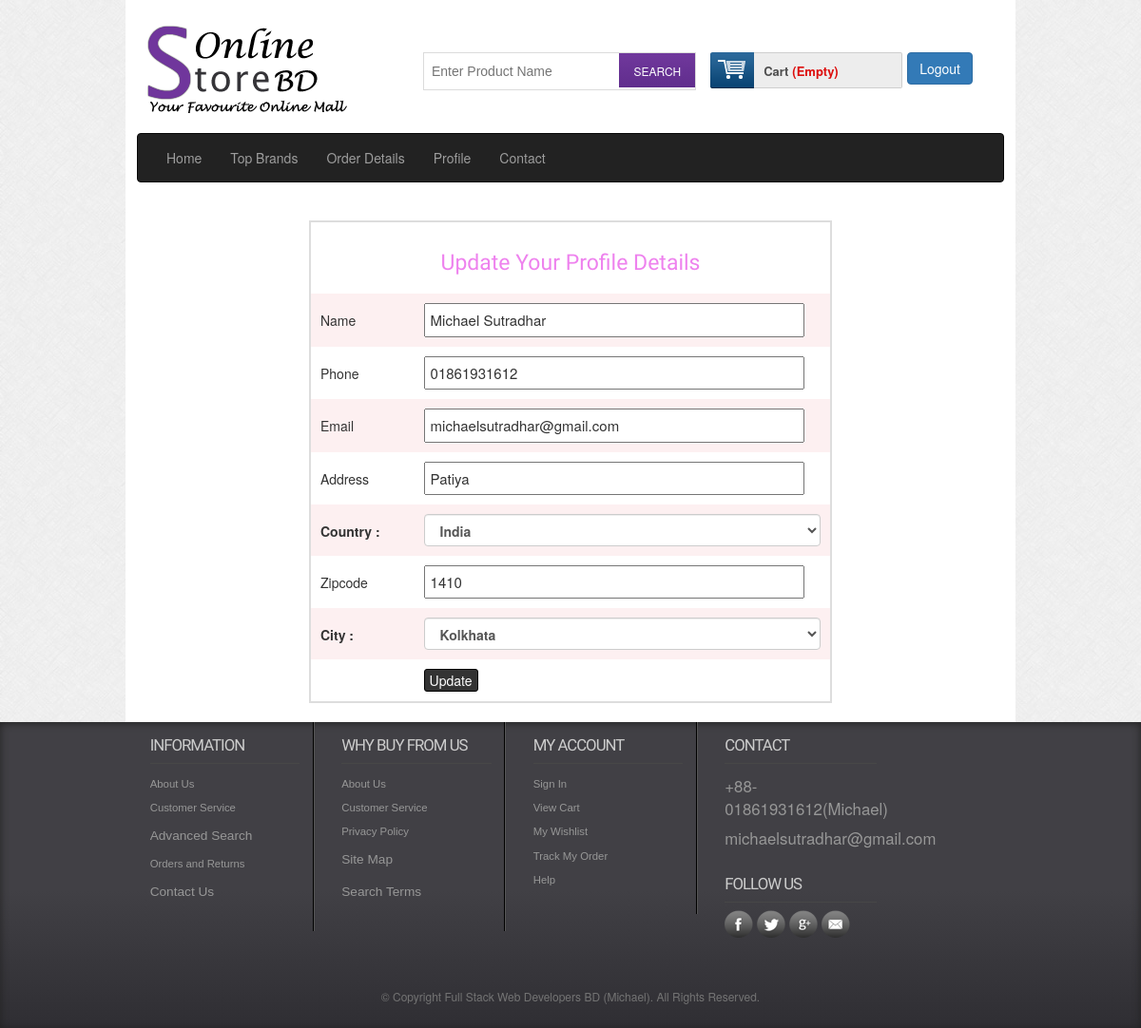
The page /shop/editprofile.php (signed in) on the database its author committed.
### tables this page shows
CREATE TABLE `tbl_customer` (
  `id` int(11) NOT NULL,
  `name` varchar(255) NOT NULL,
  `address` text NOT NULL,
  `city` varchar(30) NOT NULL,
  `country` varchar(30) NOT NULL,
  `zip` varchar(30) NOT NULL,
  `phone` varchar(30) NOT NULL,
  `email` varchar(255) NOT NULL,
  `password` varchar(32) NOT NULL,
  `status` int(11) NOT NULL DEFAULT '0'
);

CREATE TABLE `tbl_country` (
  `country_id` int(11) NOT NULL,
  `countryName` varchar(255) NOT NULL
);

CREATE TABLE `tbl_city` (
  `city_id` int(11) NOT NULL,
  `cityName` varchar(255) NOT NULL,
  `country_id` int(11) NOT NULL
);

### shop/classes/Customer.php (called while the page is built, shortened)
<?php
    $filepath = realpath(dirname(__FILE__));
    include_once ($filepath.'/../lib/Database.php');
?>
<?php
class Customer{
    private $db;
    public function __construct() {
        $this->db = new Database();
    }
     public function getAllCountry() {
        $query = "SELECT * FROM tbl_country";
        $result = $this->db->select($query);
        return $result;
    }
     public function getAllCity() {
        $query = "SELECT * FROM tbl_city";
        $result = $this->db->select($query);
        return $result;
    }
    public function customerData($id){
        $query = "SELECT cust.*,c.countryName,ci.cityName
                  FROM tbl_customer as cust,tbl_country as c,tbl_city as ci
                  WHERE cust.country = c.country_id AND cust.city = ci.city_id
                  AND id = '$id'";
        $result = $this->db->select($query);
        return $result;
    }
}

### shop/lib/Database.php (called while the page is built, shortened)
<?php
Class Database{
 public $host   = DB_HOST;
 public $user   = DB_USER;
 public $pass   = DB_PASS;
 public $dbname = DB_NAME;
 public $link;
private function connectDB(){
 $this->link = new mysqli($this->host, $this->user, $this->pass,
  $this->dbname);
 }
public function select($query){
  $result = $this->link->query($query) or
   die($this->link->error.__LINE__);
  if($result->num_rows > 0){
    return $result;
  } else {
    return false;
  }
 }
}

### shop/lib/Session.php (called while the page is built, shortened)
<?php
class Session{
 public static function get($key){
  if (isset($_SESSION[$key])) {
   return $_SESSION[$key];
  } else {
   return false;
  }
 }
}

### shop/editprofile.php (the view, shortened to what this page needs)
<?php include 'inc/header.php' ?>
 <div class="main">
    <div class="content">
        <div class="section group">
            <?php
           $id = Session::get("customerId");
           $getdata = $cmr->customerData($id);
           if($getdata){
               while($result = $getdata->fetch_assoc()){
            ?>
            <form action="" method="post">
            <table class="tblone">
                <tr>
                    <td colspan="2"><h2 style="text-align: center; color:violet;">Update Your Profile Details</h2></td>
                </tr>
                <tr>
                    <td width="20%">Name</td>
                    <td><input type="text" name="name" value="<?php echo $result['name']?>"></td>
                </tr>
                <tr>
                    <td>Phone</td>
                    <td><input type="text" name="phone" value="<?php echo $result['phone']?>"></td>
                </tr>
                <tr>
                    <td>Email</td>
                    <td><input type="text" name="email" value="<?php echo $result['email']?>"></td>
                </tr>
                <tr>
                    <td>Address</td>
                    <td><input type="text" name="address" value="<?php echo $result['address']?>"></td>
                </tr>
                <tr>
                    <td class="text-right"><b>Country :</b></td>
                                        <td><b> <select class="form-control" name="country">
                                                    <?php
                                                    $getCountry = $cmr->getAllCountry();
                                                    if ($getCountry) {
                                                        while ($value = $getCountry->fetch_assoc()) {
                                                            ?>
                                                            <option value="<?php echo $value['country_id'] ?>"<?php if ($value['country_id'] == $result['country']) {
                                                echo 'selected';
                                            } ?>><?php echo $value['countryName']; ?></option>
                                                <?php }
                                            } ?>
                                                </select></b></td>
                </tr>
                <tr>
                    <td>Zipcode</td>
                    <td><input type="text" name="zip" value="<?php echo $result['zip']?>"></td>
                </tr>
                <tr>
                     <td class="text-right"><b>City :</b></td>
                                        <td><b>
                                                <select class="form-control"  name="city">
                                                    <?php
                                                    $getCity = $cmr->getAllCity();
                                                    if ($getCity) {
                                                        while ($value = $getCity->fetch_assoc()) {
                                                            ?>
                                                            <option value="<?php echo $value['city_id'] ?>"<?php if ($value['city_id'] == $result['city']) {
                                                echo 'selected';
                                            } ?>><?php echo $value['cityName']; ?></option>
                                            <?php }
                                        } ?>
                                                </select></b></td>
                </tr>
                <tr>
                    <td></td>
                    <td><input type="submit" name="update" value="Update"></td>
                </tr>
            </table>
        </form>
           <?php } }?>
        </div>
    </div>
 </div>
</div>
 <?php include 'inc/footer.php' ?>

### shop/css/style.css (style rules this page uses)
html,body,div,span,applet,object,iframe,h1,h2,h3,h4,h5,h6,p,blockquote,pre,a,abbr,acronym,address,big,cite,code,del,dfn,em,img,ins,kbd,q,s,samp,small,strike,strong,sub,sup,tt,var,b,u,i,dl,dt,dd,ol,nav ul,nav li,fieldset,form,label,legend,table,caption,tbody,tfoot,thead,tr,th,td,article,aside,canvas,details,embed,figure,figcaption,footer,header,hgroup,menu,nav,output,ruby,section,summary,time,mark,audio,video { margin:0;padding:0;border:0;font-size:100%;font:inherit;vertical-align:baseline; }
table { border-collapse:collapse;border-spacing:0; }
body { font-family:Arial, Helvetica, sans-serif; background:url(../images/body_bg3.jpg); }
.section { clear: both; padding: 0px; margin: 0px; }
.group:before, .group:after { content:""; display:table; }
.group:after { clear:both; }
.group { zoom:1; }
.content { padding:20px 0; background:#FFF; }
.content h2 { font-size:23px; color:#6C6C6C; font-family: 'Monda', sans-serif; }
.tblone { border: 1px solid #fff; margin-bottom: 12px; width: 100%; }
.tblone td { padding:10px;text-align:center; }
table.tblone tr:nth-child(2n+1) { background:#fff;height:30px; }
table.tblone tr:nth-child(2n) { background:#fdf0f1;height:30px; }
table.tblone input[type="submit"] { background: #333 none repeat scroll 0 0; border: 1px solid #000; border-radius: 3px; color: #fff; cursor: pointer; font-size: 14px; padding: 1px 5px; }

### shop/editprofile.php (style rules this page uses)
.tblone { width: 550px; margin:0 auto; border: 2px solid #ddd; }
.tblone tr td { text-align: justify; }
.tblone input[type="text"] { width:400px; padding: 5px; font-size: 15px; }

### rows shown on the page
tbl_customer: name "Michael Sutradhar", phone "01861931612", email "michaelsutradhar@gmail.com", address "Patiya", country "India", zip "1410", city "Kolkhata"
